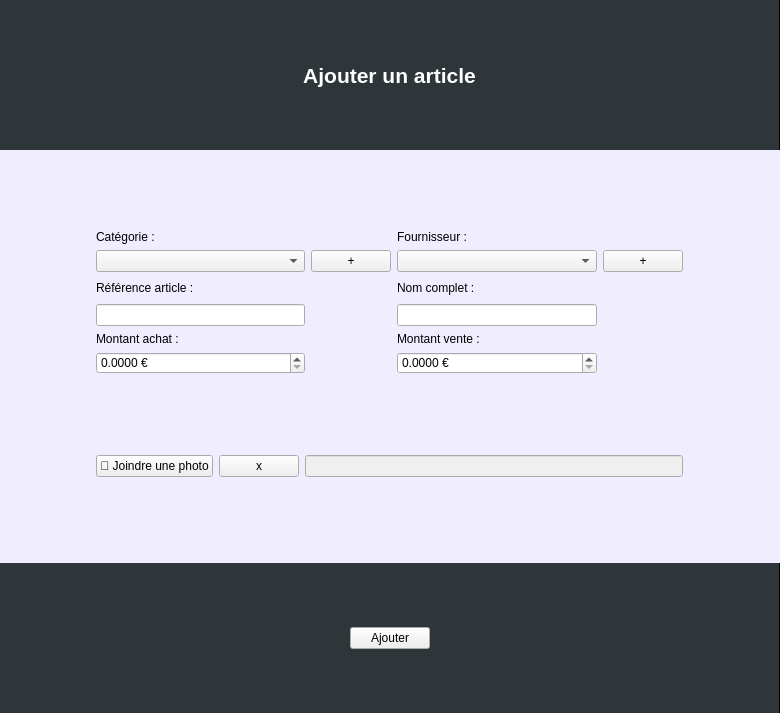
<?xml version="1.0" encoding="UTF-8"?>
<ui version="4.0">
 <class>add_article</class>
 <widget class="QWidget" name="add_article">
  <property name="geometry">
   <rect>
    <x>0</x>
    <y>0</y>
    <width>780</width>
    <height>713</height>
   </rect>
  </property>
  <property name="windowTitle">
   <string>Form</string>
  </property>
  <property name="styleSheet">
   <string notr="true">#add_article{
background: rgb(240, 237, 255);
border: none;
}</string>
  </property>
  <layout class="QGridLayout" name="gridLayout_3">
   <property name="leftMargin">
    <number>0</number>
   </property>
   <property name="topMargin">
    <number>0</number>
   </property>
   <property name="rightMargin">
    <number>0</number>
   </property>
   <property name="bottomMargin">
    <number>0</number>
   </property>
   <item row="5" column="5">
    <widget class="QLineEdit" name="lineEdit_name"/>
   </item>
   <item row="7" column="1" colspan="3">
    <widget class="QDoubleSpinBox" name="doubleSpinBox_achat">
     <property name="suffix">
      <string> €</string>
     </property>
     <property name="decimals">
      <number>4</number>
     </property>
     <property name="maximum">
      <double>1000.000000000000000</double>
     </property>
    </widget>
   </item>
   <item row="11" column="2">
    <spacer name="verticalSpacer">
     <property name="orientation">
      <enum>Qt::Vertical</enum>
     </property>
     <property name="sizeHint" stdset="0">
      <size>
       <width>20</width>
       <height>55</height>
      </size>
     </property>
    </spacer>
   </item>
   <item row="10" column="3" colspan="4">
    <widget class="QLineEdit" name="lineEdit_path">
     <property name="enabled">
      <bool>false</bool>
     </property>
     <property name="readOnly">
      <bool>true</bool>
     </property>
    </widget>
   </item>
   <item row="8" column="1">
    <spacer name="verticalSpacer_3">
     <property name="orientation">
      <enum>Qt::Vertical</enum>
     </property>
     <property name="sizeHint" stdset="0">
      <size>
       <width>20</width>
       <height>40</height>
      </size>
     </property>
    </spacer>
   </item>
   <item row="7" column="5">
    <widget class="QDoubleSpinBox" name="doubleSpinBox_vente">
     <property name="suffix">
      <string> €</string>
     </property>
     <property name="decimals">
      <number>4</number>
     </property>
     <property name="maximum">
      <double>1000.000000000000000</double>
     </property>
    </widget>
   </item>
   <item row="12" column="0" colspan="8">
    <widget class="QFrame" name="frame_2">
     <property name="minimumSize">
      <size>
       <width>0</width>
       <height>150</height>
      </size>
     </property>
     <property name="styleSheet">
      <string notr="true">#frame_2 {
background: rgb(46, 54, 58);
border: none;
border-right: 1px solid black;
}</string>
     </property>
     <property name="frameShape">
      <enum>QFrame::StyledPanel</enum>
     </property>
     <property name="frameShadow">
      <enum>QFrame::Raised</enum>
     </property>
     <layout class="QGridLayout" name="gridLayout_2">
      <item row="0" column="0">
       <spacer name="horizontalSpacer">
        <property name="orientation">
         <enum>Qt::Horizontal</enum>
        </property>
        <property name="sizeHint" stdset="0">
         <size>
          <width>153</width>
          <height>20</height>
         </size>
        </property>
       </spacer>
      </item>
      <item row="0" column="1">
       <widget class="QPushButton" name="pushButton_add">
        <property name="text">
         <string>Ajouter</string>
        </property>
        <property name="flat">
         <bool>false</bool>
        </property>
       </widget>
      </item>
      <item row="0" column="2">
       <spacer name="horizontalSpacer_2">
        <property name="orientation">
         <enum>Qt::Horizontal</enum>
        </property>
        <property name="sizeHint" stdset="0">
         <size>
          <width>152</width>
          <height>20</height>
         </size>
        </property>
       </spacer>
      </item>
     </layout>
    </widget>
   </item>
   <item row="1" column="5">
    <spacer name="verticalSpacer_2">
     <property name="orientation">
      <enum>Qt::Vertical</enum>
     </property>
     <property name="sizeHint" stdset="0">
      <size>
       <width>20</width>
       <height>55</height>
      </size>
     </property>
    </spacer>
   </item>
   <item row="4" column="1">
    <widget class="QLabel" name="label">
     <property name="styleSheet">
      <string notr="true">color:rgb(0,0,0);</string>
     </property>
     <property name="text">
      <string>Référence article :</string>
     </property>
    </widget>
   </item>
   <item row="2" column="1">
    <widget class="QLabel" name="label_2">
     <property name="styleSheet">
      <string notr="true">color:rgb(0,0,0);</string>
     </property>
     <property name="text">
      <string>Catégorie :</string>
     </property>
    </widget>
   </item>
   <item row="5" column="7">
    <spacer name="horizontalSpacer_4">
     <property name="orientation">
      <enum>Qt::Horizontal</enum>
     </property>
     <property name="sizeHint" stdset="0">
      <size>
       <width>149</width>
       <height>20</height>
      </size>
     </property>
    </spacer>
   </item>
   <item row="0" column="0" colspan="8">
    <widget class="QFrame" name="frame">
     <property name="minimumSize">
      <size>
       <width>0</width>
       <height>150</height>
      </size>
     </property>
     <property name="styleSheet">
      <string notr="true">#frame {
background: rgb(46, 54, 58);
border: none;
border-right: 1px solid black;
}</string>
     </property>
     <property name="frameShape">
      <enum>QFrame::StyledPanel</enum>
     </property>
     <property name="frameShadow">
      <enum>QFrame::Raised</enum>
     </property>
     <layout class="QGridLayout" name="gridLayout">
      <item row="0" column="0">
       <widget class="QLabel" name="label_4">
        <property name="font">
         <font>
          <pointsize>16</pointsize>
          <weight>75</weight>
          <bold>true</bold>
         </font>
        </property>
        <property name="styleSheet">
         <string notr="true">QLabel {
	color: rgb(255, 255, 255);
}</string>
        </property>
        <property name="text">
         <string>Ajouter un article</string>
        </property>
        <property name="alignment">
         <set>Qt::AlignCenter</set>
        </property>
       </widget>
      </item>
     </layout>
    </widget>
   </item>
   <item row="10" column="1">
    <widget class="QPushButton" name="pushButton_addImg">
     <property name="text">
      <string>📎 Joindre une photo</string>
     </property>
    </widget>
   </item>
   <item row="4" column="0">
    <spacer name="horizontalSpacer_3">
     <property name="orientation">
      <enum>Qt::Horizontal</enum>
     </property>
     <property name="sizeHint" stdset="0">
      <size>
       <width>149</width>
       <height>20</height>
      </size>
     </property>
    </spacer>
   </item>
   <item row="3" column="4">
    <widget class="QPushButton" name="pushButton_addCat">
     <property name="text">
      <string>+</string>
     </property>
    </widget>
   </item>
   <item row="10" column="2">
    <widget class="QPushButton" name="pushButton_delImg">
     <property name="text">
      <string>x</string>
     </property>
    </widget>
   </item>
   <item row="5" column="1" colspan="3">
    <widget class="QLineEdit" name="lineEdit_ref"/>
   </item>
   <item row="3" column="1" colspan="3">
    <widget class="QComboBox" name="comboBox_cat">
     <property name="minimumSize">
      <size>
       <width>200</width>
       <height>0</height>
      </size>
     </property>
    </widget>
   </item>
   <item row="4" column="5">
    <widget class="QLabel" name="label_6">
     <property name="styleSheet">
      <string notr="true">color:rgb(0,0,0);</string>
     </property>
     <property name="text">
      <string>Nom complet :</string>
     </property>
    </widget>
   </item>
   <item row="6" column="1">
    <widget class="QLabel" name="label_3">
     <property name="styleSheet">
      <string notr="true">color:rgb(0,0,0);</string>
     </property>
     <property name="text">
      <string>Montant achat :</string>
     </property>
    </widget>
   </item>
   <item row="3" column="6">
    <widget class="QPushButton" name="pushButton_addVendor">
     <property name="text">
      <string>+</string>
     </property>
    </widget>
   </item>
   <item row="6" column="5">
    <widget class="QLabel" name="label_7">
     <property name="styleSheet">
      <string notr="true">color:rgb(0,0,0);</string>
     </property>
     <property name="text">
      <string>Montant vente :</string>
     </property>
    </widget>
   </item>
   <item row="2" column="5">
    <widget class="QLabel" name="label_5">
     <property name="styleSheet">
      <string notr="true">color:rgb(0,0,0);</string>
     </property>
     <property name="text">
      <string>Fournisseur :</string>
     </property>
    </widget>
   </item>
   <item row="3" column="5">
    <widget class="QComboBox" name="comboBox_vendor">
     <property name="minimumSize">
      <size>
       <width>200</width>
       <height>0</height>
      </size>
     </property>
    </widget>
   </item>
   <item row="11" column="5">
    <widget class="QLabel" name="label_idArticle">
     <property name="text">
      <string/>
     </property>
    </widget>
   </item>
  </layout>
 </widget>
 <tabstops>
  <tabstop>comboBox_cat</tabstop>
  <tabstop>pushButton_addCat</tabstop>
  <tabstop>comboBox_vendor</tabstop>
  <tabstop>pushButton_addVendor</tabstop>
  <tabstop>lineEdit_ref</tabstop>
  <tabstop>lineEdit_name</tabstop>
  <tabstop>doubleSpinBox_achat</tabstop>
  <tabstop>doubleSpinBox_vente</tabstop>
  <tabstop>pushButton_addImg</tabstop>
  <tabstop>pushButton_delImg</tabstop>
  <tabstop>lineEdit_path</tabstop>
  <tabstop>pushButton_add</tabstop>
 </tabstops>
 <resources/>
 <connections/>
</ui>
